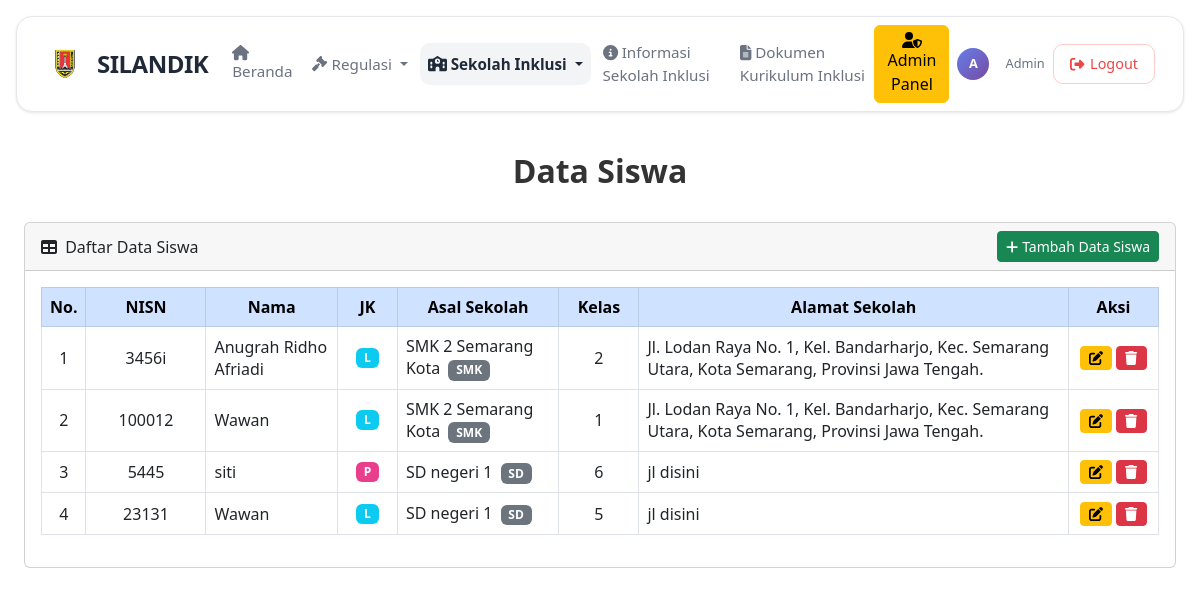
/kategori_data/data_siswa.php (signed in), run on the app's committed database.
### tables this page shows
CREATE TABLE `data_siswa` (
  `id` int(11) NOT NULL,
  `nisn` varchar(20) NOT NULL,
  `nama_siswa` varchar(100) NOT NULL,
  `jenis_kelamin` enum('L','P') NOT NULL,
  `kelas` varchar(10) NOT NULL,
  `sekolah_id` int(11) NOT NULL
);

CREATE TABLE `data_sekolah_inklusi` (
  `id` int(11) NOT NULL,
  `npsn` varchar(20) NOT NULL,
  `nama_sekolah` varchar(255) NOT NULL,
  `alamat` varchar(255) NOT NULL,
  `kepala_sekolah` varchar(100) NOT NULL,
  `telepon` varchar(20) DEFAULT NULL,
  `tanggal_berdiri` date DEFAULT NULL,
  `website` varchar(255) DEFAULT NULL,
  `logo_sekolah` varchar(255) DEFAULT NULL,
  `deskripsi` text DEFAULT NULL,
  `jenjang_sekolah` enum('SD','SMP','SMA','SMK') NOT NULL DEFAULT 'SD'
);

### kategori_data/data_siswa.php (the view, shortened to what this page needs)
<?php
include '../partials/head.php';
?>
<?php include '../sidebar.php'; ?>
<div id="layoutSidenav">
    <div id="layoutSidenav_content">
        <main>
            <div class="container-fluid px-4">
                <h1 class="mt-4">Data Siswa</h1>
                <div class="card mb-4">
                    <div class="card-header d-flex justify-content-between align-items-center">
                        <div>
                            <i class="fas fa-table me-1"></i>
                            Daftar Data Siswa
                        </div>
                        <?php if (isset($_SESSION['role']) && in_array($_SESSION['role'], ['admin', 'pengurus'])) : ?>
                            <a href="tambah_siswa.php" class="btn btn-success btn-sm">
                                <i class="fas fa-plus"></i> Tambah Data Siswa
                            </a>
                        <?php endif; ?>
                    </div>
                    <div class="card-body">
                        <div class="table-responsive">
                        <?php if (isset($_SESSION['role']) && in_array($_SESSION['role'], ['admin', 'pengurus'])) : ?>
                            <table id="datatablesSimple" class="table table-bordered table-hover align-middle">
                                <thead class="table-primary text-center">
                                    <tr>
                                        <th style="width:40px;">No.</th>
                                        <th style="width:120px;">NISN</th>
                                        <th>Nama</th>
                                        <th style="width:60px;">JK</th>
                                        <th>Asal Sekolah</th>
                                        <th style="width:80px;">Kelas</th>
                                        <th>Alamat Sekolah</th>
                                        <th style="width:90px;">Aksi</th>
                                    </tr>
                                </thead>
                                <tbody>
                                    <?php
                                    $no = 1;
                                    $query = mysqli_query($conn, "SELECT s.*, ds.nama_sekolah, ds.alamat, ds.jenjang_sekolah
                                        FROM data_siswa s
                                        LEFT JOIN data_sekolah_inklusi ds ON s.sekolah_id = ds.id
                                        ORDER BY s.id DESC");
                                    while ($row = mysqli_fetch_assoc($query)) :
                                    ?>
                                        <tr>
                                            <td class="text-center"><?= $no++; ?></td>
                                            <td class="text-center"><?= htmlspecialchars($row['nisn']); ?></td>
                                            <td><?= htmlspecialchars($row['nama_siswa']); ?></td>
                                            <td class="text-center">
                                                <?php if ($row['jenis_kelamin'] == 'L'): ?>
                                                    <span class="badge bg-info">L</span>
                                                <?php elseif ($row['jenis_kelamin'] == 'P'): ?>
                                                    <span class="badge bg-pink text-white" style="background:#e83e8c;">P</span>
                                                <?php else: ?>
                                                    <span class="badge bg-secondary">-</span>
                                                <?php endif; ?>
                                            </td>
                                            <td>
                                                <?= htmlspecialchars($row['nama_sekolah']); ?>
                                                <span class="badge bg-secondary ms-1"><?= htmlspecialchars($row['jenjang_sekolah']); ?></span>
                                            </td>
                                            <td class="text-center"><?= htmlspecialchars($row['kelas']); ?></td>
                                            <td><?= htmlspecialchars($row['alamat']); ?></td>
                                            <td class="text-center">
                                                <a href="edit_siswa.php?id=<?= $row['id']; ?>" class="btn btn-warning btn-sm" title="Edit">
                                                    <i class="fas fa-edit"></i>
                                                </a>
                                                <a href="hapus_siswa.php?id=<?= $row['id']; ?>" class="btn btn-danger btn-sm" title="Hapus" onclick="return confirm('Yakin ingin menghapus data ini?')">
                                                    <i class="fas fa-trash"></i>
                                                </a>
                                            </td>
                                        </tr>
                                    <?php endwhile; ?>
                                </tbody>
                            </table>
                        <?php endif; ?>
                        </div>
                    </div>
                </div>
            </div>
        </main>
    </div>
</div>
</body>
</html>

### data on the page
data_siswa: nisn "3456i", nama_siswa "Anugrah Ridho Afriadi", jenis_kelamin "L", sekolah.nama_sekolah "SMK 2 Semarang Kota", sekolah.jenjang_sekolah "SMK", kelas "2", sekolah.alamat "Jl. Lodan Raya No. 1, Kel. Bandarharjo, Kec. Semarang Utara, Kota Semarang, Provinsi Jawa Tengah."
data_siswa: nisn "100012", nama_siswa "Wawan", jenis_kelamin "L", sekolah.nama_sekolah "SMK 2 Semarang Kota", sekolah.jenjang_sekolah "SMK", kelas "1", sekolah.alamat "Jl. Lodan Raya No. 1, Kel. Bandarharjo, Kec. Semarang Utara, Kota Semarang, Provinsi Jawa Tengah."
data_siswa: nisn "5445", nama_siswa "siti", jenis_kelamin "P", sekolah.nama_sekolah "SD negeri 1", sekolah.jenjang_sekolah "SD", kelas "6", sekolah.alamat "jl disini"
data_siswa: nisn "23131", nama_siswa "Wawan", jenis_kelamin "L", sekolah.nama_sekolah "SD negeri 1", sekolah.jenjang_sekolah "SD", kelas "5", sekolah.alamat "jl disini"

### other printed values
substr($role,0,1) "A"
$roleLabel "Admin"
